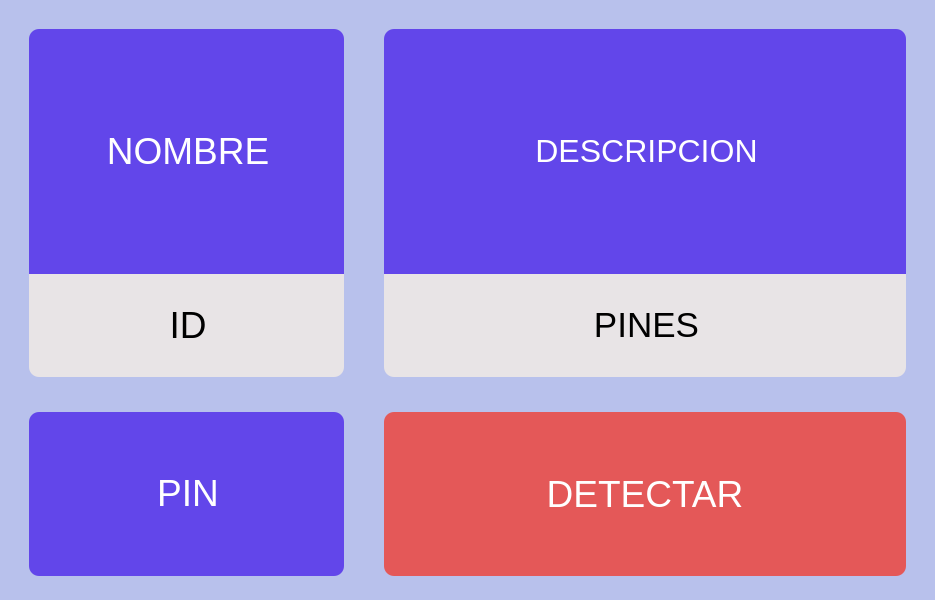
<?xml version="1.0" encoding="UTF-8"?>
<ui version="4.0">
 <class>Blinduino</class>
 <widget class="QMainWindow" name="Blinduino">
  <property name="geometry">
   <rect>
    <x>0</x>
    <y>0</y>
    <width>935</width>
    <height>600</height>
   </rect>
  </property>
  <property name="minimumSize">
   <size>
    <width>775</width>
    <height>330</height>
   </size>
  </property>
  <property name="windowTitle">
   <string>MainWindow</string>
  </property>
  <property name="styleSheet">
   <string notr="true">QWidget#centralwidget{
background-color:#B8C1EC;
}</string>
  </property>
  <widget class="QWidget" name="centralwidget">
   <property name="minimumSize">
    <size>
     <width>775</width>
     <height>330</height>
    </size>
   </property>
   <layout class="QGridLayout" name="gridLayout_2">
    <property name="spacing">
     <number>0</number>
    </property>
    <item row="0" column="1">
     <layout class="QGridLayout" name="gridLayout" rowstretch="220,110" columnstretch="300,475">
      <property name="spacing">
       <number>0</number>
      </property>
      <item row="0" column="1">
       <layout class="QVBoxLayout" name="colDerecha" stretch="130,60">
        <property name="spacing">
         <number>0</number>
        </property>
        <item>
         <widget class="QLabel" name="descriptionModule">
          <property name="styleSheet">
           <string notr="true">background-color: #6246EA;
color:white;
border-top-left-radius: 10px;
border-top-right-radius: 10px;
margin-left:20px;
margin-right:20px;
margin-top:20px;</string>
          </property>
          <property name="text">
           <string>&lt;html&gt;&lt;head/&gt;&lt;body&gt;&lt;p align=&quot;center&quot;&gt;&lt;span style=&quot; font-size:24pt;&quot;&gt;DESCRIPCION&lt;/span&gt;&lt;/p&gt;&lt;/body&gt;&lt;/html&gt;</string>
          </property>
          <property name="wordWrap">
           <bool>true</bool>
          </property>
         </widget>
        </item>
        <item>
         <widget class="QLabel" name="pinModule">
          <property name="styleSheet">
           <string notr="true">background-color: #E8E4E6;
border-bottom-left-radius: 10px;
border-bottom-right-radius: 10px;
margin-left:20px;
margin-right:20px;
margin-bottom:20px;</string>
          </property>
          <property name="text">
           <string>&lt;html&gt;&lt;head/&gt;&lt;body&gt;&lt;p align=&quot;center&quot;&gt;&lt;span style=&quot; font-size:26pt;&quot;&gt;PINES&lt;/span&gt;&lt;/p&gt;&lt;/body&gt;&lt;/html&gt;</string>
          </property>
          <property name="wordWrap">
           <bool>true</bool>
          </property>
         </widget>
        </item>
       </layout>
      </item>
      <item row="0" column="0">
       <layout class="QVBoxLayout" name="colIzquierda" stretch="130,60">
        <property name="spacing">
         <number>0</number>
        </property>
        <item>
         <widget class="QLabel" name="nameModule">
          <property name="styleSheet">
           <string notr="true">background-color: #6246EA;
color:white;
border-top-left-radius: 10px;
border-top-right-radius: 10px;
margin-left:20px;
margin-right:20px;
margin-top:20px;</string>
          </property>
          <property name="text">
           <string>&lt;html&gt;&lt;head/&gt;&lt;body&gt;&lt;p align=&quot;center&quot;&gt;&lt;span style=&quot; font-size:28pt;&quot;&gt;NOMBRE&lt;/span&gt;&lt;/p&gt;&lt;/body&gt;&lt;/html&gt;</string>
          </property>
          <property name="wordWrap">
           <bool>true</bool>
          </property>
         </widget>
        </item>
        <item>
         <widget class="QLabel" name="idModule">
          <property name="styleSheet">
           <string notr="true">background-color: #E8E4E6;
border-bottom-left-radius: 10px;
border-bottom-right-radius: 10px;
margin-left:20px;
margin-right:20px;
margin-bottom:20px;</string>
          </property>
          <property name="text">
           <string>&lt;html&gt;&lt;head/&gt;&lt;body&gt;&lt;p align=&quot;center&quot;&gt;&lt;span style=&quot; font-size:28pt;&quot;&gt;ID&lt;/span&gt;&lt;/p&gt;&lt;/body&gt;&lt;/html&gt;</string>
          </property>
          <property name="wordWrap">
           <bool>true</bool>
          </property>
         </widget>
        </item>
       </layout>
      </item>
      <item row="1" column="0">
       <widget class="QLabel" name="pinLabel">
        <property name="styleSheet">
         <string notr="true">background-color: #6246EA;
border-radius: 10px;
margin-left:20px;
margin-right:20px;
margin-top: 15%;
margin-bottom: 15%;</string>
        </property>
        <property name="text">
         <string>&lt;html&gt;&lt;head/&gt;&lt;body&gt;&lt;p align=&quot;center&quot;&gt;&lt;span style=&quot; font-size:28pt; color:#ffffff;&quot;&gt;PIN&lt;/span&gt;&lt;/p&gt;&lt;/body&gt;&lt;/html&gt;</string>
        </property>
        <property name="wordWrap">
         <bool>true</bool>
        </property>
       </widget>
      </item>
      <item row="1" column="1">
       <widget class="QPushButton" name="detectButton">
        <property name="sizePolicy">
         <sizepolicy hsizetype="Minimum" vsizetype="Preferred">
          <horstretch>0</horstretch>
          <verstretch>0</verstretch>
         </sizepolicy>
        </property>
        <property name="styleSheet">
         <string notr="true">QPushButton{
background-color: #E45858;
color:white;
font: 28pt;
border-radius: 10px;
margin-left: 20px;
margin-right: 20px;
margin-top: 15%;
margin-bottom: 15%;
}
QPushButton:pressed {
	color:black;
    background-color: #cccccc;
    border-style: inset;
}
</string>
        </property>
        <property name="text">
         <string>DETECTAR</string>
        </property>
       </widget>
      </item>
     </layout>
    </item>
   </layout>
  </widget>
 </widget>
 <resources/>
 <connections/>
</ui>
